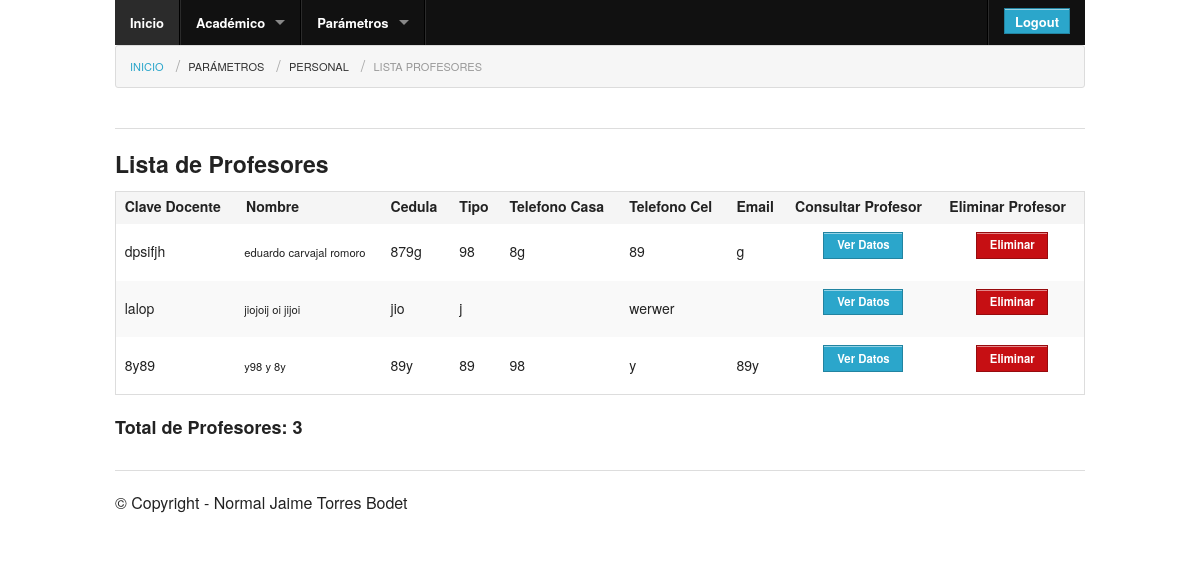
The page /sistema/index.php/admin/listar_profesores on the database its author committed.
### tables this page shows
CREATE TABLE `profesores` (
  `clave_docente` varchar(15) NOT NULL,
  `nombre` varchar(50) NOT NULL,
  `paterno` varchar(50) NOT NULL,
  `materno` varchar(50) NOT NULL,
  `cedula` varchar(50) NOT NULL,
  `tipo` varchar(20) NOT NULL,
  `domicilio` varchar(120) NOT NULL,
  `municipio` varchar(40) NOT NULL,
  `estado` varchar(40) NOT NULL,
  `telefono_casa` varchar(20) NOT NULL,
  `telefono_cel` varchar(20) NOT NULL,
  `email` varchar(100) NOT NULL,
  `fecha_nacimiento` varchar(50) NOT NULL,
  `sexo` int(1) NOT NULL,
  `estado_civil` int(1) NOT NULL,
  `colonia` varchar(90) NOT NULL,
  `telefono_trabajo` varchar(20) NOT NULL,
  `perfil` varchar(100) NOT NULL,
  `curp` varchar(100) NOT NULL,
  `fecha_ingreso` varchar(50) NOT NULL,
  `horario_laboral` varchar(50) NOT NULL,
  `funciones` varchar(200) NOT NULL,
  `lengua` varchar(50) NOT NULL,
  `rfc` varchar(40) NOT NULL,
  `clave_presupuestal` varchar(40) NOT NULL,
  `tipo_nombramiento` varchar(80) NOT NULL,
  `categoria` varchar(80) NOT NULL,
  `grado` varchar(10) NOT NULL,
  `grupo` varchar(10) NOT NULL,
  `escolaridad` varchar(200) NOT NULL
);

### sistema/application/controllers/admin.php (called while the page is built, shortened)
<?php if ( ! defined('BASEPATH')) exit('No direct script access allowed');
class Admin extends CI_Controller {
  function __construct()
  {
		$this->load->helper('url');
		$this->load->helper('form');
		$this->load->model('user');
		$this->load->model('alumnos');
		$this->load->model('m_admin');
		$this->load->library('form_validation');
  }
 function listar_profesores()
	{
		$session_data = $this->session->userdata('logged_in');
	    $data['idsession'] = $session_data['id_nivel'];
	  	$data['especialidades'] = $this->alumnos->especialidades();
		$data['m_profesores'] = $this->m_admin->lista_profesores();
		$this->load->view('common/header');
	    $this->load->view('common/menu', $data);
        $this->load->view('lista_profesores', $data);
		$this->load->view('common/footer');
	}
}
?>

### sistema/index.php (called while the page is built, shortened)
<?php
require_once BASEPATH.'core/CodeIgniter'.EXT;

### sistema/application/models/m_admin.php (called while the page is built, shortened)
<?php
class m_admin extends CI_Model{
	function lista_profesores(){
		$this->db->select('*');
		$this->db->from("profesores");
		$this->db->order_by("nombre", "asc");
		$query = $this->db->get();
	     if ($query->num_rows>0 ){
			foreach ($query->result() as $datos){
				$data[] = $datos;
			}
			return $data;
		}
	}
}
?>

### sistema/application/views/common/menu.php (the view, shortened to what this page needs)
<div class="row">
		<div class="large-12 columns">
<nav class="top-bar">
  <section class="top-bar-section">
    <ul class="left">
    <li class="active"><a href="<?=base_url();?>home">Inicio</a></li>
    <li class="divider"></li>
      <li class="has-dropdown"><a href="#">Académico</a>
      </li>
      <li class="divider"></li>
		<li class="has-dropdown"><a href="#">Parámetros</a>
      </li>
      <li class="divider"></li>
    </ul>
    <ul class="right">
      <li class="divider"></li>
      <li class="has-form">
        <a class="button" href="<?=base_url();?>home/logout">Logout</a>
      </li>
    </ul>
  </section>
</nav>
</div>
</div>

### sistema/application/views/lista_profesores.php (shortened to what this page needs)
<div class="row"><div class="large-12 columns">
<ul class="breadcrumbs">
  <li><a href="<?=base_url();?>home">Inicio</a></li>
  <li class="current"><a href="#">Parámetros</a></li>
  <li class="current"><a href="<?=base_url();?>admin">Personal</a></li>
  <li class="unavailable"><a href="#">Lista Profesores</a></li>
</ul>
</div></div>
<div class="row">
		<div class="large-12 columns">
            <hr />
<h4> Lista de Profesores </h4>
<table width="100%">
  <thead>
	<tr>
		<th>Clave Docente</th>
		<th>Nombre</th>
		<th>Cedula</th>
        <th>Tipo</th>
        <th>Telefono Casa</th>
        <th>Telefono Cel</th>
        <th>Email</th>
        <th>Consultar Profesor</th>
        <th>Eliminar Profesor</th>
	</tr>
</thead>
<tbody>
<?php $n = 0; if($m_profesores){?>
<?php
foreach($m_profesores as $valor):?>
	<tr>
		<td><?=$valor->clave_docente ?></td>
		<td style="font-size:.7em;"><?=$valor->nombre ?> <?=$valor->paterno ?> <?=$valor->materno ?></td>
        <td><?=$valor->cedula ?></td>
        <td><?=$valor->tipo ?></td>
        <td><?=$valor->telefono_casa ?></td>
        <td><?=$valor->telefono_cel ?></td>
        <td><?=$valor->email ?></td>
		<td align='center'><?=anchor('admin/vista_profesor/'.$valor->clave_docente, 'Ver Datos','class="small button"')?></td>
    <td align='center'><a href="#" class="small button alert" onclick="eli('<?= $valor->clave_docente; ?>')" data-reveal-id="myModaleliminar" data-reveal>Eliminar</a></td>
	</tr>
<?php $n ++; endforeach;?>
<?php }?>
</tbody>
</table>
<h5>Total de Profesores: <?=$n;?></h5>
  </div>
</div>

### rows shown on the page
profesores: clave_docente "dpsifjh", nombre "eduardo", paterno "carvajal", materno "romoro", cedula "879g", tipo "98", telefono_casa "8g", telefono_cel "89", email "g", clave_docente "Ver Datos"
profesores: clave_docente "lalop", nombre "jiojoij", paterno "oi", materno "jijoi", cedula "jio", tipo "j", telefono_cel "werwer", clave_docente "Ver Datos"
profesores: clave_docente "8y89", nombre "y98", paterno "y", materno "8y", cedula "89y", tipo "89", telefono_casa "98", telefono_cel "y", email "89y", clave_docente "Ver Datos"

### other values the page prints
$n "3"
